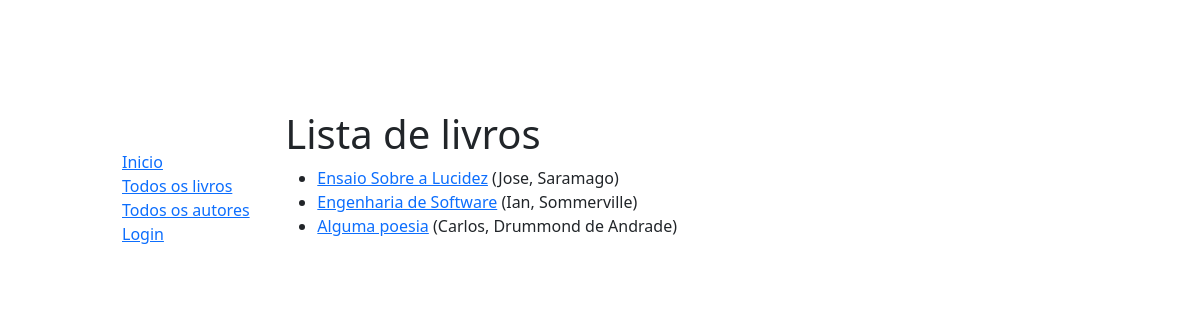
The app's page /catalog/livros/ with its own data.
### catalog/models.py (models this page shows, shortened)
class Livro(models.Model):
    titulo = models.CharField(max_length=200)
    autor = models.ForeignKey('Autor', on_delete=models.SET_NULL, null=True)
    sumario = models.TextField(max_length=1000, help_text='Digite uma descrição resumida do livro')
    isbn = models.CharField('ISBN', max_length=13, unique=True, help_text='código de 13 caracteres ISBN - <a href="https://www.isbn-international.org/content/what-isbn">ISBN number</a>')
    genero = models.ManyToManyField(Genero, help_text='Selecione um genero para este livro')
    idioma = models.ForeignKey('Idioma', on_delete=models.SET_NULL, null = True)
    def get_absolute_url(self):
        return reverse('livro-detail', args=[str(self.id)])
    def mostra_genero(self):
        return ', '.join([genero.nome for genero in self.genero.all()[:3]])
    mostra_genero.short_description = 'Genero'

class Autor(models.Model):
    nome = models.CharField(max_length=100)
    sobrenome = models.CharField(max_length=100)
    data_nascimento = models.DateField(null=True, blank=True)
    data_morte = models.DateField('Data da morte', null= True, blank= True)
    class Meta:
        ordering = ['nome','sobrenome']
    def __str__(self):
        return f'{self.nome}, {self.sobrenome}'

### catalog/views.py (the view)
# urls.py: path('livros/', views.LivroListView.as_view(), name = 'livros'),
class LivroListView(generic.ListView):
    model = Livro

### catalog/templates/catalog/livro_list.html
{% extends "base_generic.html" %}
{% block content %}
  <h1>Lista de livros</h1>
  {% if livro_list %}
  <ul>
    {% for livro in livro_list %}
      <li>
        <a href="{{ livro.get_absolute_url }}">{{ livro.titulo }}</a> ({{livro.autor}})
      </li>
    {% endfor %}
  </ul>
  {% else %}
    <p>Não há livros na biblioteca.</p>
  {% endif %}
{% endblock %}

### catalog/static/css/style.css (style rules this page uses)
body { margin: 10px;padding:100px; }

### records on screen
Livro: titulo "Ensaio Sobre a Lucidez", autor "Jose, Saramago"
Livro: titulo "Engenharia de Software", autor "Ian, Sommerville"
Livro: titulo "Alguma poesia", autor "Carlos, Drummond de Andrade"
